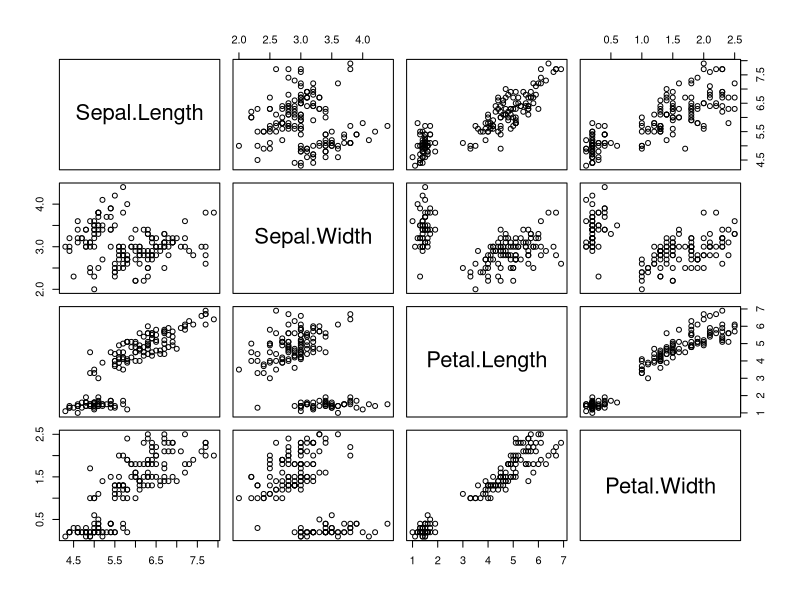
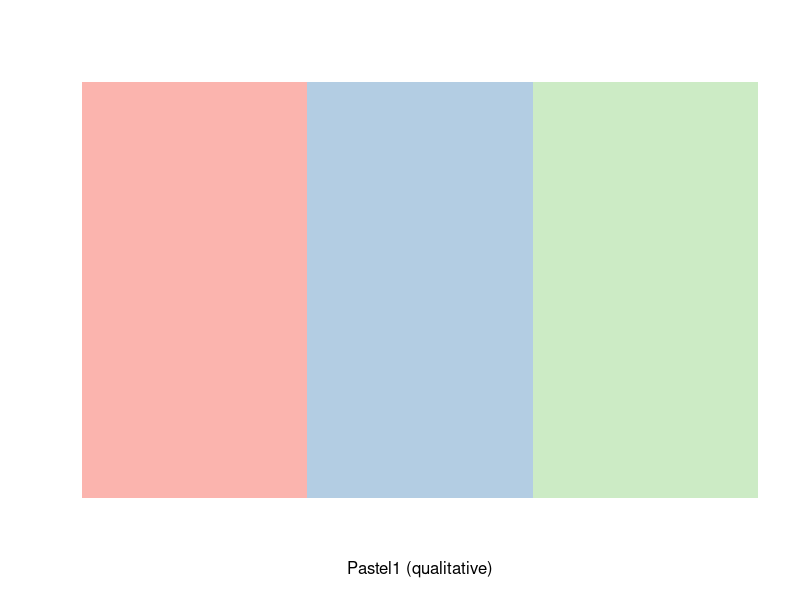
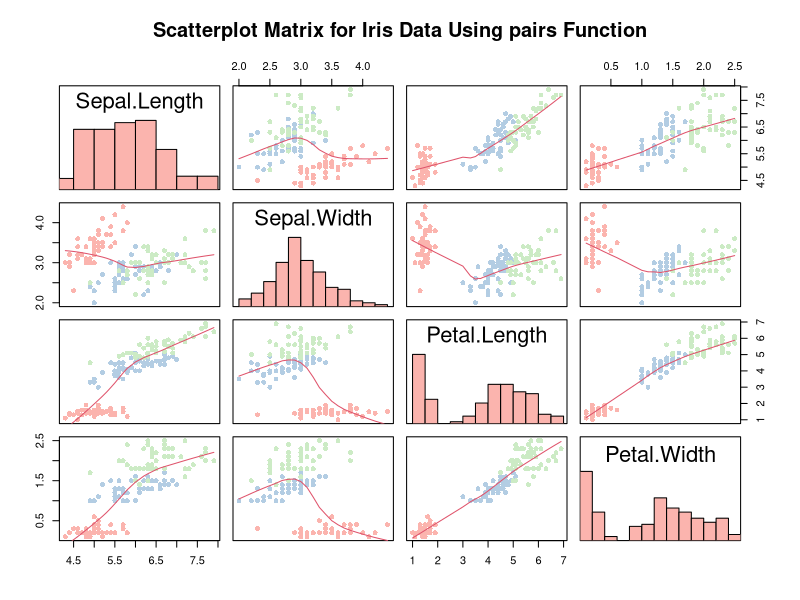
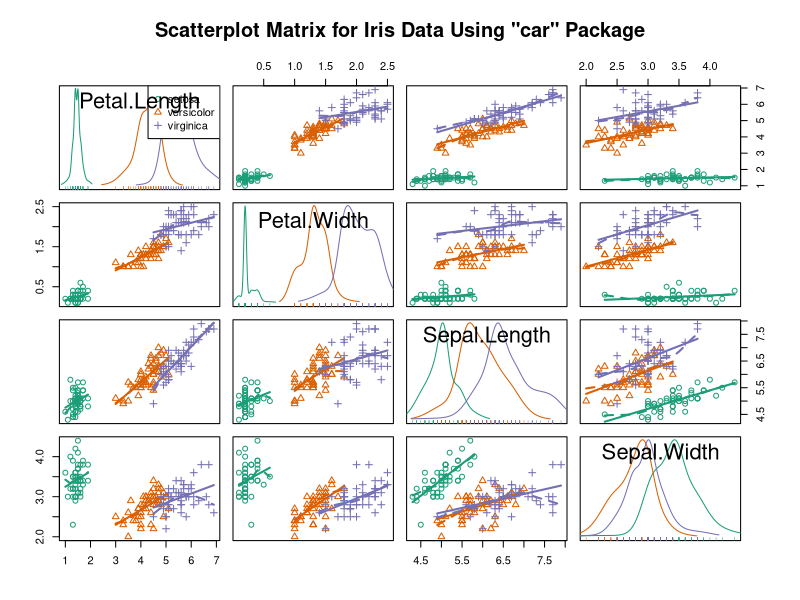

Reproduce these figures in R, in order.
# Creating scatterplot matrices

# Load data
?iris
data(iris)
iris[1:5, ]

# Basic scatterplot matrix
pairs(iris[1:4])

# Modified scatterplot matrices

# Create palette with RColorBrewer
require("RColorBrewer")
display.brewer.pal(3, "Pastel1")

# Put histograms on the diagonal (from "pairs" help)
panel.hist <- function(x, ...)
{
  usr <- par("usr"); on.exit(par(usr))
  par(usr = c(usr[1:2], 0, 1.5) )
  h <- hist(x, plot = FALSE)
  breaks <- h$breaks; nB <- length(breaks)
  y <- h$counts; y <- y/max(y)
  rect(breaks[-nB], 0, breaks[-1], y,  ...)
  # Removed "col = "cyan" from code block; original below
  # rect(breaks[-nB], 0, breaks[-1], y, col = "cyan", ...) 
}

pairs(iris[1:4], 
      panel = panel.smooth,  # Optional smoother
      main = "Scatterplot Matrix for Iris Data Using pairs Function",
      diag.panel = panel.hist, 
      pch = 16, 
      col = brewer.pal(3, "Pastel1")[unclass(iris$Species)])

# Similar with "car" package
# Gives kernal density and rugplot for each variable
library(car)
scatterplotMatrix(~Petal.Length + Petal.Width + Sepal.Length + Sepal.Width | Species,
                  data = iris,
                  col = brewer.pal(3, "Dark2"),
                  main="Scatterplot Matrix for Iris Data Using \"car\" Package")

# Clean up
palette("default")  # Return to default
detach("package:RColorBrewer", unload = TRUE)
detach("package:car", unload=TRUE)
rm(list = ls())
